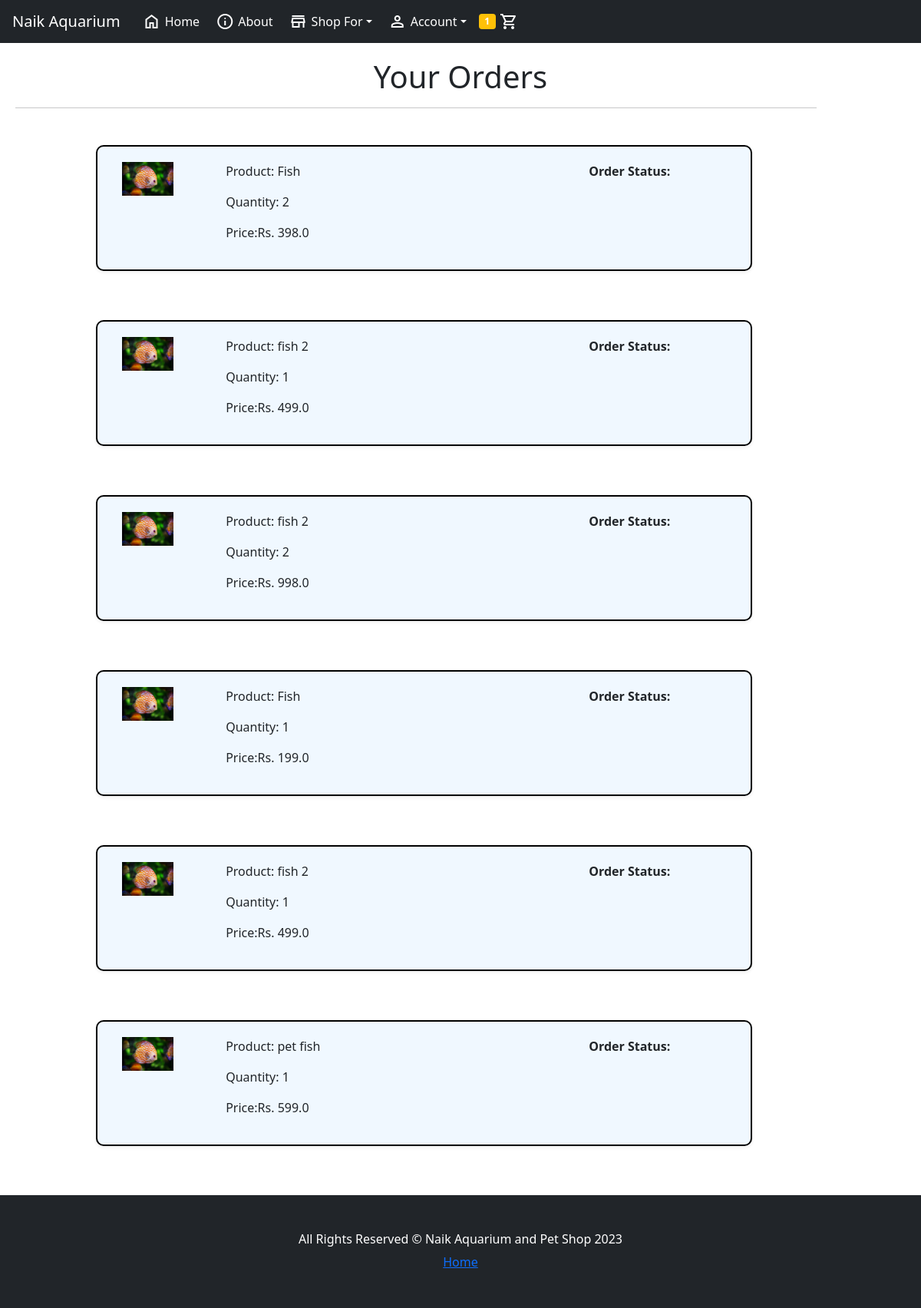
Screenshot of /orders/ (signed in) with the database file from the repository.
### app/models.py (models this page shows, shortened)
class OrderPlaced(models.Model):
    user = models.ForeignKey(User, on_delete=models.CASCADE)
    customer = models.ForeignKey(Customer, on_delete=models.CASCADE)
    product = models.ForeignKey(Product, on_delete=models.CASCADE)
    quantity = models.PositiveIntegerField(default=1)
    order_date = models.DateTimeField(auto_now_add=True)
    order_status = models.CharField(choices=STATUS, default="Pending", max_length=50)
    @property
    def total_cost(self):
        return self.quantity * self.product.price

class Product(models.Model):
    title = models.CharField(max_length=200)
    description = models.CharField(max_length=5000)
    original_price = models.FloatField()
    price = models.FloatField()
    category = models.CharField(choices=CATEGORY, max_length=2)
    product_img = models.ImageField(upload_to="product_imgs")
    is_active = models.BooleanField(default=True)

### app/views.py (the view)
# urls.py: path('orders/', views.orders, name='orders'),
@login_required(login_url='/login/')
def orders(request):
    total_items = 0
    if request.user.is_authenticated:
        total_items = len(Cart.objects.filter(user=request.user))
    orders_placed = OrderPlaced.objects.filter(user=request.user)
    return render(request, 'orders.html', {'orders': orders_placed, 'total_items': total_items})

### app/templates/orders.html (shortened to what this page needs)
{% extends 'base.html' %}
{% load static %}
{% block body_block %}
<div class="main">
<h1 style="text-align: center; margin-top: 20px;">Your Orders</h1>
<hr>
{% for op in orders %}
<div class="container my-5">
    <div class="row">
        <div class="col-sm-9 offset-sm-1">
            <div class="row shadow-sm mb-3 custom-order">
                <div class="col-sm-2">
                    <img src="{{op.product.product_img.url}}" alt="" class="img-fluid" width="60%">
                </div>
                <div class="col-sm-7">
                    <p>Product: {{op.product.title}}</p>
                    <p>Quantity: {{op.quantity}}</p>
                    <p>Price:Rs. {{op.total_cost}}</p>
                </div>
                <div class="col-sm-3 fw-bold">
                    <p>Order Status: {{op.status}}</p>
                                </div>
                            </div>
                        </div>
                    </div>
                </div>
            </div>
    {% endfor %}
{% endblock body_block %}

### app/static/css/style.css (style rules this page uses)
html { scroll-behavior: smooth; }
body { margin: 0; padding: 0; font-family: 'Poppins', sans-serif; }
hr { border: 1px solid gray; width: 90%; }

### app/templates/orders.html (style rules this page uses)
.main { margin: 20px; }
.custom-order { border: 2px solid black; border-radius: 10px; background-color: aliceblue; padding: 20px; }

### rows the page displays
OrderPlaced: product.product_img (picture), product "Fish", quantity "2", total_cost "398.0"
OrderPlaced: product.product_img (picture), product "fish 2", quantity "1", total_cost "499.0"
OrderPlaced: product.product_img (picture), product "fish 2", quantity "2", total_cost "998.0"
OrderPlaced: product.product_img (picture), product "Fish", quantity "1", total_cost "199.0"
OrderPlaced: product.product_img (picture), product "fish 2", quantity "1", total_cost "499.0"
OrderPlaced: product.product_img (picture), product "pet fish", quantity "1", total_cost "599.0"

### other values shown
{{ total_items }} "1"
